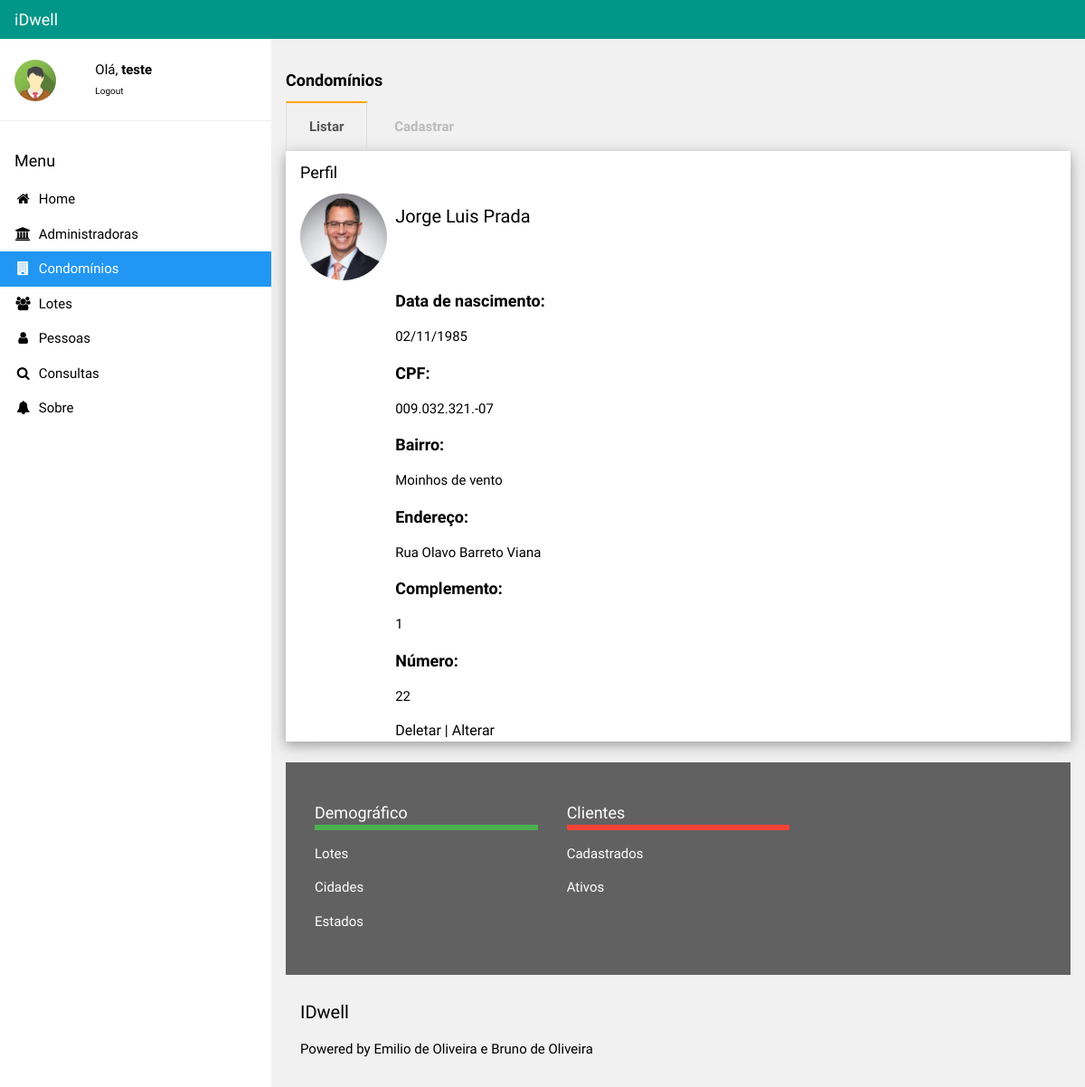
The page /visualizaPessoa.php?Id=1 (signed in) on the database as committed earlier.
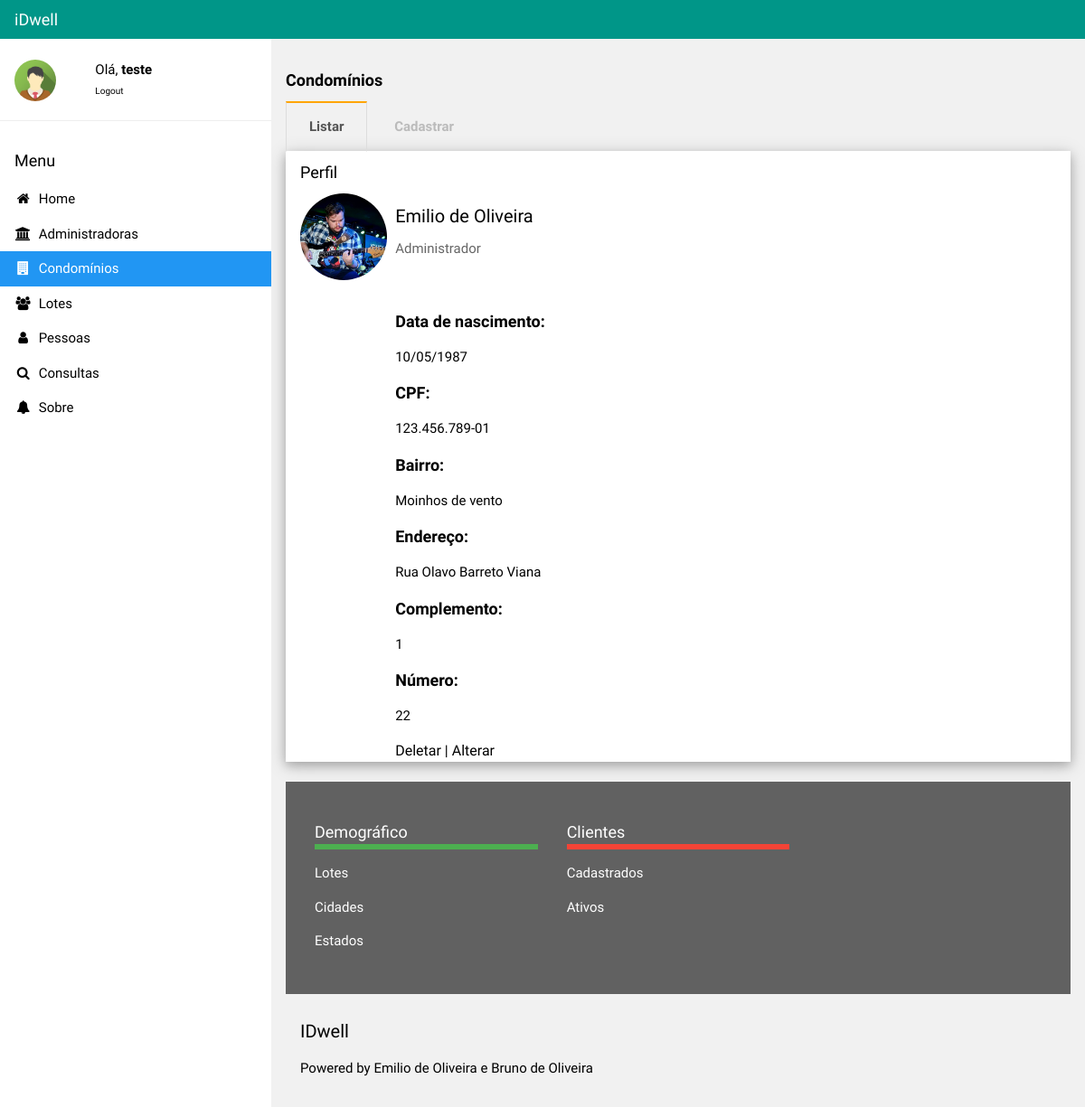
The same page on the database as committed later.
### tables this page shows
CREATE TABLE `pessoas` (
  `idPessoa` int(10) NOT NULL,
  `cpf` varchar(20) NOT NULL,
  `endereco` varchar(50) NOT NULL,
  `complemento` varchar(50) NOT NULL,
  `numero` varchar(10) NOT NULL,
  `nome` varchar(50) NOT NULL,
  `bairro` varchar(50) NOT NULL,
  `dataNasc` varchar(20) NOT NULL,
  `fotoPessoa` varchar(100) NOT NULL,
  `funcaoPessoa` varchar(20) NOT NULL
);

### visualizaPessoa.php (the view, shortened to what this page needs)
<?php
  $usuario = $_SESSION['login'];
?>
<!DOCTYPE html>
<html>
<link rel="stylesheet" href="css/ppi-default.css">
<link rel="stylesheet" href="https://cdnjs.cloudflare.com/ajax/libs/font-awesome/4.7.0/css/font-awesome.min.css">
<link rel="stylesheet" href="css/style.css">
<body class="ppi-default-light-grey">
<div class="ppi-default-bar ppi-default-top ppi-default-teal ppi-default-large" style="z-index:4">
  <span class="ppi-default-bar-item ppi-default-left">iDwell</span>
</div>
<nav class="ppi-default-sidebar ppi-default-collapse ppi-default-white ppi-default-animate-left" style="z-index:3;width:300px;" id="mySidebar"><br>
  <div class="ppi-default-container ppi-default-row">
    <div class="ppi-default-col s4">
      <img src="./images/avatar2.png" class="ppi-default-circle ppi-default-margin-right" style="width:46px">
    </div>
    <?php
    print("<div class='ppi-default-col s8 ppi-default-bar'>");
    print("<span>Olá, <strong>$usuario</strong></span><br>");
    print("<span><font size='1'><a href='./logout.php'>Logout</a></font></span></h6><br>");
    print("</div>");
    ?>
  </div>
  <hr>
  <div class="ppi-default-container">
    <h5>Menu</h5>
  </div>
  <div class="ppi-default-bar-block">
    <a href="./index.php" class="ppi-default-bar-item ppi-default-button ppi-default-padding"><i class="fa fa-home fa-fw"></i>  Home</a>
    <a href="./administradoras.php" class="ppi-default-bar-item ppi-default-button ppi-default-padding"><i class="fa fa-bank fa-fw"></i>  Administradoras</a>
    <a href="./condominios.php" class="ppi-default-bar-item ppi-default-button ppi-default-padding ppi-default-blue"><i class="fa fa-building fa-fw"></i>  Condomínios</a>
    <a href="./lotes.php" class="ppi-default-bar-item ppi-default-button ppi-default-padding"><i class="fa fa-users fa-fw"></i>  Lotes</a>
    <a href="./pessoas.php" class="ppi-default-bar-item ppi-default-button ppi-default-padding"><i class="fa fa-user fa-fw"></i>  Pessoas</a>
    <a href="./consultas.php" class="ppi-default-bar-item ppi-default-button ppi-default-padding"><i class="fa fa-search fa-fw"></i>  Consultas</a>
    <a href="./sobre.php" class="ppi-default-bar-item ppi-default-button ppi-default-padding"><i class="fa fa-bell fa-fw"></i>  Sobre</a><br><br>
  </div>
</nav>
<div class="ppi-default-main" style="margin-left:300px;margin-top:43px;">
  <header class="ppi-default-container" style="padding-top:22px">
    <h5><b>Condomínios</b></h5>
  </header>
  <div class="ppi-default-container">
  <div class="middle-menu">
  <label for="tab1"><a href="./pessoas.php">Listar</a></label>
  <label for="tab2"><a href="./cad_pessoa.php">Cadastrar</a></label>
</div>
  <div class="ppi-default-container ppi-default-ul ppi-default-card-4 ppi-default-white">
    <h5>Perfil</h5>
      <?php
        $Id=$_GET['Id'];
        $ok = conecta_bd() or die ("Não é possível conectar-se ao servidor.");
        $result=mysqli_query($ok, "select * from pessoas where idPessoa='$Id'") or die ("Não é possível retornar dados do condomínio!");
        $linha=mysqli_fetch_array($result);
        $Id=$linha["idPessoa"];
        $Nome=$linha["nome"];
        $Data=$linha["dataNasc"];
        $Funcao=$linha['funcaoPessoa'];
        $Cpf=$linha["cpf"];
        $Endereco=$linha["endereco"];
        $Comp=$linha['complemento'];
        $Bairro=$linha["bairro"];
        $Num=$linha['numero'];
        $Imagem=$linha['fotoPessoa'];
      ?>
        <div class='ppi-default-row'>
        <div class='ppi-default-col m2 text-center'>
        <img class='ppi-default-circle' src=<?php print("./images/$Imagem")?> style='width:96px;height:96px'>
        </div>
        <div class='ppi-default-col m10 ppi-default-container'>
        <h4><?php print("$Nome")?></h4>
        <span class='ppi-default-opacity ppi-default-medium'> <?php print("$Funcao")?></span>
        <div class="ppi-default-row ">
        <BR>  <BR>
        <h5><b>Data de nascimento:</b></h5>
        <p><?php print("$Data")?></p>
        <h5><b>CPF:</b></h5>
        <p><?php print("$Cpf")?></p>
        <h5><b>Bairro:</b></h5>
        <p><?php print("$Bairro")?></p>
        <h5><b>Endereço:</b></h5>
        <p><?php print("$Endereco")?></p>
        <h5><b>Complemento:</b></h5>
        <p><?php print("$Comp")?></p>
        <h5><b>Número:</b></h5>
        <p><?php print("$Num")?></p>
        <font size='3'><a href='deletarPessoa.php?Id=<?php print($Id)?>'>Deletar | </a></font>
        <font size='3'><a href='alterarPessoa.php?Id=<?php print($Id)?>'>Alterar</a></font>
        </div>
      </div>
    </div>
  </div>
  <br>
  <div class="ppi-default-container ppi-default-dark-grey ppi-default-padding-32">
    <div class="ppi-default-row">
      <div class="ppi-default-container ppi-default-third">
        <h5 class="ppi-default-bottombar ppi-default-border-green">Demográfico</h5>
        <p>Lotes</p>
        <p>Cidades</p>
        <p>Estados</p>
      </div>
      <div class="ppi-default-container ppi-default-third">
        <h5 class="ppi-default-bottombar ppi-default-border-red">Clientes</h5>
        <p>Cadastrados</p>
        <p>Ativos</p>
      </div>
    </div>
  </div>
  <footer class="ppi-default-container ppi-default-padding-16 ppi-default-light-grey">
    <h4>IDwell</h4>
    <p>Powered by Emilio de Oliveira e Bruno de Oliveira</a></p>
  </footer>
  </div>
</body>
</html>

### css/style.css (style rules this page uses)
label { display: inline-block; margin: 0 0 -1px; padding: 15px 25px; font-weight: 600; text-align: center; color: #bbb; border: 1px solid transparent; }
label:before { font-family: fontawesome; font-weight: normal; }
.checked + label { color: #555; border: 1px solid #ddd; border-top: 2px solid orange; border-bottom: 1px solid #fff; }

### visualizaPessoa.php (style rules this page uses)
html,body,h1,h2,h3,h4,h5 { font-family: "Raleway", sans-serif }

Rows that differ between the two databases and show on the page:
removed pessoas: fotoPessoa (picture), nome "Jorge Luis Prada", dataNasc "02/11/1985", cpf "009.032.321.-07", bairro "Moinhos de vento", endereco "Rua Olavo Barreto Viana", complemento "1", numero "22"
added pessoas: fotoPessoa (picture), nome "Emilio de Oliveira", funcaoPessoa "Administrador", dataNasc "10/05/1987", cpf "123.456.789-01", bairro "Moinhos de vento", endereco "Rua Olavo Barreto Viana", complemento "1", numero "22"
